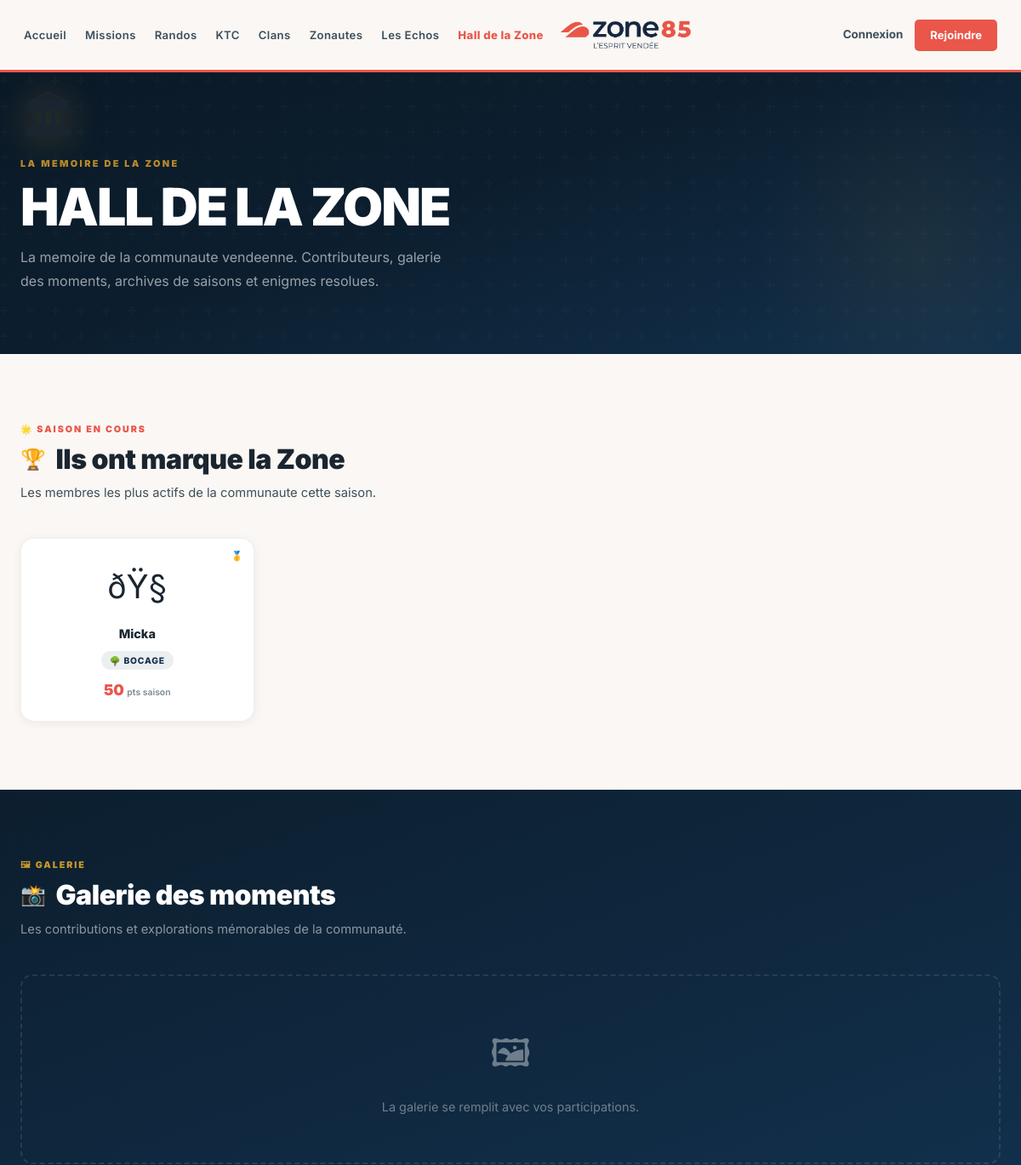
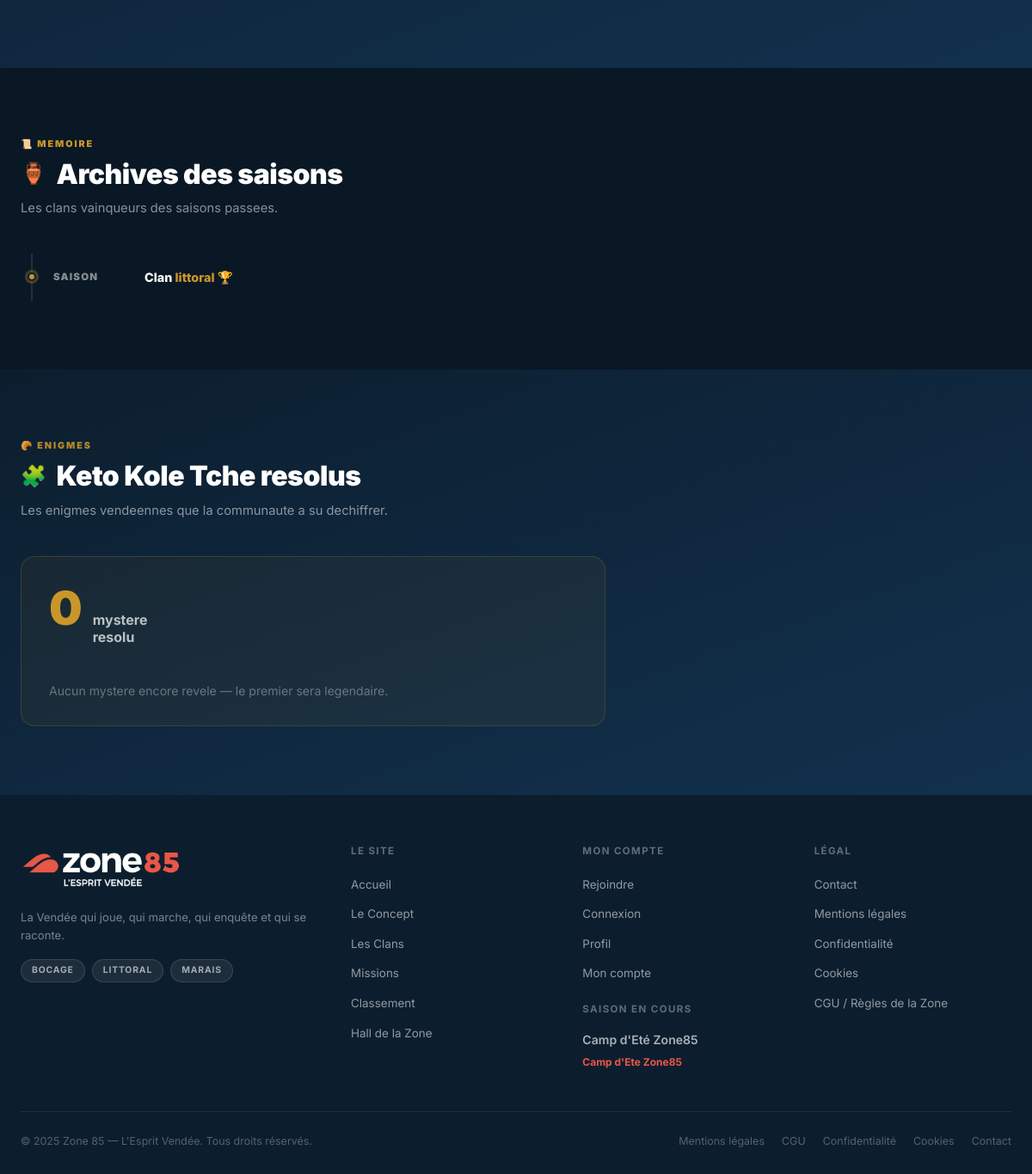
Screenshot of /hall.php with the database file from the repository (2 pictures, top to bottom).
### tables this page shows
CREATE TABLE IF NOT EXISTS season_trophies (
  id               INT UNSIGNED AUTO_INCREMENT PRIMARY KEY,
  season_id        INT UNSIGNED NOT NULL,
  winning_clan_id  INT UNSIGNED NOT NULL,
  runner_up_clan_id INT UNSIGNED NULL,
  title            VARCHAR(200),
  description      TEXT,
  score_final      INT UNSIGNED DEFAULT 0,
  clan_score       INT UNSIGNED DEFAULT 0,
  runner_up_score  INT UNSIGNED DEFAULT 0,
  trophy_image     VARCHAR(255) NULL,
  awarded_at       DATETIME NULL,
  notes            TEXT NULL,
  created_at       DATETIME NOT NULL DEFAULT CURRENT_TIMESTAMP,
  KEY idx_st_clan (winning_clan_id),
  CONSTRAINT fk_trophy_season    FOREIGN KEY (season_id)        REFERENCES seasons(id) ON DELETE CASCADE,
  CONSTRAINT fk_trophy_clan      FOREIGN KEY (winning_clan_id)  REFERENCES clans(id)   ON DELETE CASCADE,
  CONSTRAINT fk_trophy_runner_up FOREIGN KEY (runner_up_clan_id) REFERENCES clans(id)  ON DELETE SET NULL
);

CREATE TABLE IF NOT EXISTS clans (
  id               INT UNSIGNED AUTO_INCREMENT PRIMARY KEY,
  name             VARCHAR(100) NOT NULL,
  slug             VARCHAR(100) NOT NULL,
  description      TEXT,
  mascot_image     VARCHAR(255),
  color_primary    VARCHAR(20) DEFAULT '#12314e',
  color_secondary  VARCHAR(20) DEFAULT '#163756',
  motto            VARCHAR(255),
  cry              VARCHAR(255),
  is_active        TINYINT(1) DEFAULT 1,
  created_at       DATETIME NOT NULL DEFAULT CURRENT_TIMESTAMP,
  updated_at       DATETIME NOT NULL DEFAULT CURRENT_TIMESTAMP ON UPDATE CURRENT_TIMESTAMP,
  UNIQUE KEY uq_clans_slug (slug)
);

CREATE TABLE IF NOT EXISTS seasons (
  id                 INT UNSIGNED AUTO_INCREMENT PRIMARY KEY,
  title              VARCHAR(200) NOT NULL,
  slug               VARCHAR(200) NOT NULL,
  description        TEXT,
  description_long   TEXT NULL,
  period_label       VARCHAR(100),
  start_date         DATE,
  end_date           DATE,
  closed_at          DATETIME NULL,
  status             ENUM('upcoming','active','archived') NOT NULL DEFAULT 'upcoming',
  theme_color        VARCHAR(20),
  color_primary      VARCHAR(20) NULL,
  color_secondary    VARCHAR(20) NULL,
  emoji              VARCHAR(20) NULL,
  image_url          VARCHAR(255) NULL,
  badge_reward_id    INT UNSIGNED NULL,
  grande_mission_id  INT UNSIGNED NULL,
  winner_clan_id     INT UNSIGNED NULL,
  main_game_id       INT UNSIGNED NULL,
  created_at         DATETIME NOT NULL DEFAULT CURRENT_TIMESTAMP,
  updated_at         DATETIME NOT NULL DEFAULT CURRENT_TIMESTAMP ON UPDATE CURRENT_TIMESTAMP,
  UNIQUE KEY uq_seasons_slug (slug),
  KEY idx_seasons_status (status),
  KEY idx_seasons_dates  (start_date, end_date)
);

CREATE TABLE IF NOT EXISTS games (
  id               INT UNSIGNED AUTO_INCREMENT PRIMARY KEY,
  season_id        INT UNSIGNED NULL,
  title            VARCHAR(200) NOT NULL,
  slug             VARCHAR(200) NOT NULL,
  description      TEXT,
  game_type        ENUM('seasonal_event','evergreen','hidden_hunt','premium_game','editorial_game') NOT NULL,
  status           ENUM('draft','active','archived','coming_soon') NOT NULL DEFAULT 'draft',
  is_paid          TINYINT(1) DEFAULT 0,
  is_collective    TINYINT(1) DEFAULT 0,
  cover_image      VARCHAR(255),
  rules            TEXT,
  start_date       DATE NULL,
  end_date         DATE NULL,
  created_at       DATETIME NOT NULL DEFAULT CURRENT_TIMESTAMP,
  updated_at       DATETIME NOT NULL DEFAULT CURRENT_TIMESTAMP ON UPDATE CURRENT_TIMESTAMP,
  UNIQUE KEY uq_games_slug (slug),
  CONSTRAINT fk_games_season FOREIGN KEY (season_id) REFERENCES seasons(id) ON DELETE SET NULL
);

### hall.php (the view, shortened to what the rows shown need)
<?php
require_once 'includes/functions.php';
require_once 'includes/repositories.php';
$active_season     = null;
$hall_trophies     = [];
if (db_enabled()) {
    $_season_db = fetch_active_season();
    if ($_season_db !== null) $active_season = $_season_db;
    if (function_exists('fetch_trophies')) {
        $_trophies_db = fetch_trophies();
        if ($_trophies_db !== null) $hall_trophies = $_trophies_db;
    }
}
require_once 'includes/header.php';
?>
<section class="hall-hero">
  <div class="container hall-hero-inner">
    <h1>HALL DE LA ZONE</h1>
  </div>
</section>
<section class="hall-section hall-section-light">
  <div class="container">
    <h2 class="hall-section-title">
      <span class="sec-icon">&#x1F3C6;</span> Ils ont marque la Zone
    </h2>
  </div>
</section>
<section class="hall-section hall-section-navy">
  <div class="container">
    <h2 class="hall-section-title light">
      <span class="sec-icon">&#x1F4F8;</span> Galerie des moments
    </h2>
  </div>
</section>
<section class="hall-section hall-section-dark">
  <div class="container">
    <h2 class="hall-section-title light">
      <span class="sec-icon">&#x1F3FA;</span> Archives des saisons
    </h2>
    <?php if (!empty($hall_trophies)): ?>
      <div class="archives-timeline">
        <?php foreach ($hall_trophies as $trophy): ?>
          <div class="archive-row">
            <span class="archive-saison"><?= e($trophy['season_name'] ?? $trophy['title'] ?? 'Saison') ?></span>
            <div>
              <div class="archive-winner">
                Clan <span><?= e($trophy['winner_clan'] ?? $trophy['clan_name'] ?? 'Inconnu') ?></span>
                &#x1F3C6;
              </div>
            </div>
          </div>
        <?php endforeach; ?>
      </div>
    <?php else: ?>
      <div class="archives-empty">
        Les archives apparaitront a la fin de la premiere saison.
      </div>
    <?php endif; ?>
  </div>
</section>
<section class="hall-section hall-section-navy">
  <div class="container">
    <h2 class="hall-section-title light">
      <span class="sec-icon">&#x1F9E9;</span> Keto Kole Tche resolus
    </h2>
  </div>
</section>
<?php require_once 'includes/footer.php'; ?>

### includes/footer.php (shortened to what the rows shown need)
<?php
$footer_active_season = $active_season ?? (function_exists('get_active_season') ? get_active_season() : null);
?>
<footer id="footer">
  <div class="container">
    <div class="footer-top">
      <div class="footer-col">
        <div style="margin-top:20px">
          <div class="footer-col-title">Saison en cours</div>
          <?php if ($footer_active_season): ?>
            <div style="font-size:.88rem;color:rgba(255,255,255,.65);font-weight:600"><?= e($footer_active_season['title']) ?></div>
            <div style="font-size:.75rem;color:var(--primary);font-weight:700;margin-top:4px"><?= e($footer_active_season['main_mission'] ?? '') ?></div>
          <?php endif; ?>
        </div>
      </div>
    </div>
  </div>
</footer>
</body>
</html>

### rows the page displays
season_trophies: season_name "SAISON", winning_clan.slug "littoral"
seasons: title "Camp d'Eté Zone85", main_game.title "Camp d'Ete Zone85"

### other values shown
$_nl['label'] "Accueil"
$_nl['label'] "Missions"
$_nl['label'] "Randos"
$_nl['label'] "KTC"
$_nl['label'] "Clans"
$_nl['label'] "Zonautes"
$_nl['label'] "Les Echos"
$_nl['label'] "Hall de la Zone"
$rank_icon "🥇"
$avatar "ðŸ§­"
$pseudo "Micka"
$clan_html "🌳 BOCAGE"
$pts "50"
$ktc_count "0"
SITE_TAGLINE "La Vendée qui joue, qui marche, qui enquête et qui se raconte."
